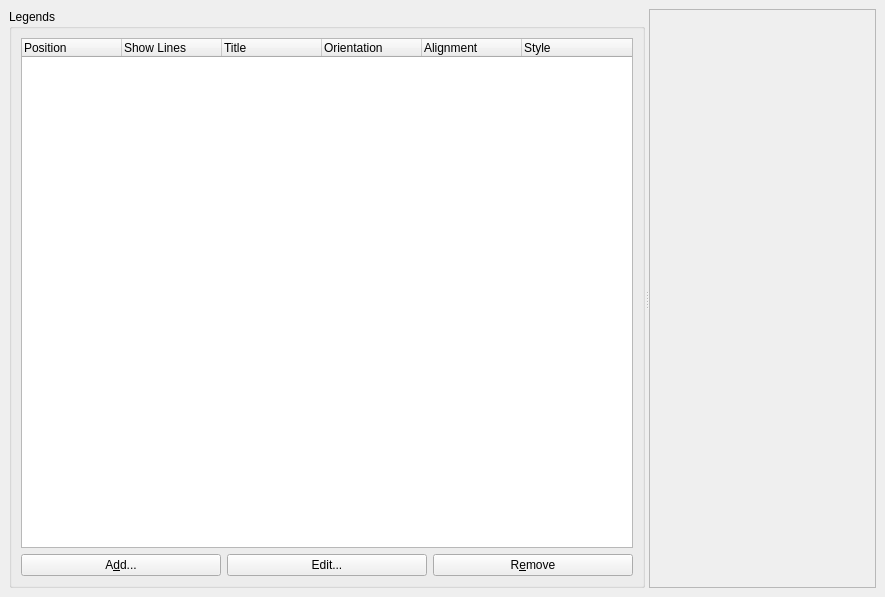
<ui version="4.0" >
 <class>MainWindow</class>
 <widget class="QWidget" name="MainWindow" >
  <property name="geometry" >
   <rect>
    <x>0</x>
    <y>0</y>
    <width>885</width>
    <height>597</height>
   </rect>
  </property>
  <property name="windowTitle" >
   <string>KD Chart 2 example: Legends</string>
  </property>
  <layout class="QVBoxLayout" >
   <property name="margin" >
    <number>9</number>
   </property>
   <property name="spacing" >
    <number>6</number>
   </property>
   <item>
    <widget class="QSplitter" name="splitter" >
     <property name="orientation" >
      <enum>Qt::Horizontal</enum>
     </property>
     <widget class="QSplitter" name="splitter2" >
      <property name="orientation" >
       <enum>Qt::Vertical</enum>
      </property>
      <widget class="QGroupBox" name="groupBox_2" >
       <property name="title" >
        <string>Legends</string>
       </property>
       <layout class="QVBoxLayout" >
        <property name="margin" >
         <number>9</number>
        </property>
        <property name="spacing" >
         <number>6</number>
        </property>
        <item>
         <widget class="QTreeWidget" name="legendsTV" >
          <column>
           <property name="text" >
            <string>Position</string>
           </property>
          </column>
          <column>
           <property name="text" >
            <string>Show Lines</string>
           </property>
          </column>
          <column>
           <property name="text" >
            <string>Title</string>
           </property>
          </column>
          <column>
           <property name="text" >
            <string>Orientation</string>
           </property>
          </column>
          <column>
           <property name="text" >
            <string>Alignment</string>
           </property>
          </column>
          <column>
           <property name="text" >
            <string>Style</string>
           </property>
          </column>
         </widget>
        </item>
        <item>
         <layout class="QHBoxLayout" >
          <property name="margin" >
           <number>0</number>
          </property>
          <property name="spacing" >
           <number>6</number>
          </property>
          <item>
           <widget class="QPushButton" name="addLegendPB" >
            <property name="text" >
             <string>A&amp;dd...</string>
            </property>
           </widget>
          </item>
          <item>
           <widget class="QPushButton" name="editLegendPB" >
            <property name="text" >
             <string>Edit...</string>
            </property>
           </widget>
          </item>
          <item>
           <widget class="QPushButton" name="removeLegendPB" >
            <property name="text" >
             <string>R&amp;emove</string>
            </property>
           </widget>
          </item>
         </layout>
        </item>
       </layout>
      </widget>
     </widget>
     <widget class="QFrame" name="chartFrame" >
      <property name="frameShape" >
       <enum>QFrame::StyledPanel</enum>
      </property>
      <property name="frameShadow" >
       <enum>QFrame::Raised</enum>
      </property>
     </widget>
    </widget>
   </item>
  </layout>
 </widget>
 <resources>
  <include location="../HeaderFooter/BarChart" />
 </resources>
 <connections/>
</ui>
